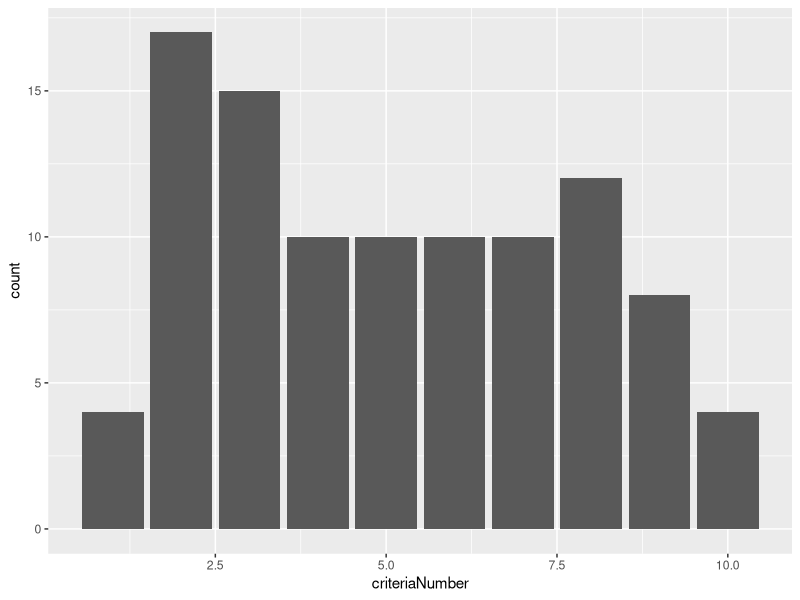

Source code (R):
## ---- chunk 1
knitr::opts_chunk$set(collapse = TRUE, echo = TRUE)
  
## ---- chunk 2
# used later to calculate elapsed Time-----------------------------------------
startTime <- proc.time()

# set seed---------------------------------------------------------------------
set.seed(336)

# load pacakges----------------------------------------------------------------
library(tidyverse)
library(knitr)
library(caret)
library(magrittr)  # for using pipes (%>%)

# parameter initialization-----------------------------------------------------
kTotalNumOfApp <- 100
kTotalNumOfAppDatasets <- 100
kTotalNumOfFeat <- 20
kTotalNumOfCriterions <- 10

# lists for storing datasets for debugging-------------------------------------
  # list of all applicant datasets (for companies C-1 to C-100)
  # where appDatasetList[[z]] is the applicant dataset for the 
  # z'th company (C-z). Also, making lists for storing the train  
  # and test subsets of appDatasetList[[z]]
appDatasetList <- list()
appDatasetListTrainData <- list()
appDatasetListTestData <- list()

# list for storing models (M-1 to M-100, corresp to C-1 to C-100)--------------
modelsList <- list()

# more on this in later code---------------------------------------------------
criteriaNumberRecord <- c(rep(NA, times = kTotalNumOfAppDatasets))

# stores labels as returned by running User1's AFV through models M-1 to M-100
myPersonalizedLabels <- c()

# user interface---------------------------------------------------------------
print(sprintf(">> Simulation Part-1: total iterations = %i", 
             kTotalNumOfAppDatasets), quote = FALSE)

print("     Running...", quote = FALSE)


## ---- chunk 3
# Part-1: Build 100 models M-1 to M-100 corresp to C-1 to C-100----------------
for (z in 1:kTotalNumOfAppDatasets){
  
  # filling applicant dataset (tmpAppDatasetConstrutor) of C-z-----------------    
    # Generate 20 random numbers (single row in the applicant dataset of a com-
    # -pany) for each of the total num of app (100) = raw applicant dataset
    # for C-z
  tmpAppDatasetConstructor <- matrix(NA, nrow = kTotalNumOfApp, 
                                     ncol = kTotalNumOfFeat)
  
  for (i in 1:kTotalNumOfApp){
    temp <- runif(kTotalNumOfFeat, 0, 1)
    temp <- temp > (runif(1, 0, 1))
    tmpAppDatasetConstructor[i, ] <- temp
  }
   
  # converting raw appDataset for C-z from logical(TRUE/FALSE) to numeric (0/1)
  tmpAppDatasetConstructor <- apply(tmpAppDatasetConstructor, c(1, 2), 
                                    as.integer)
  
  # defining row and column names for tmpAppDatasetConstructor
  tempRowNamesVec <- c(rep(NA, times = nrow(tmpAppDatasetConstructor)))
  for (p in 1:nrow(tmpAppDatasetConstructor)){
    tempRowNamesVec[p] <- sprintf("App-%i", p)
  }
  
  rownames(tmpAppDatasetConstructor) <- tempRowNamesVec
  colnames(tmpAppDatasetConstructor) <- c("hi sch deg?", 
  "hi sch deg highest hns?",	"clg deg in Econ/SocSc/CS?",	
  "highest hns in any cleg deg?",	
  "crsewrk in quant sub e.g Lin Alg, Calculus?",	
  "strong grades (e.g >90%) in any qnt sub?",	"grad sch deg?",	
  "grad sch deg highest hns?", "R/MATLAB/STATA/SAS + fmlr?",	
  "R/MATLAB/..+prty cmfrtble?",	
  "gen purp prg lng (e.g. Python) + fmlr?",	
  "gen purp prg lng (e.g. Python) + prty cmf?",	
  "dtabse mng sys (e.g MySQl ..) + fmlr?",	
  "dtabse mng sys (e.g MySQl ..) + pr cmf?", "Hadoop/Apache Spark+ fmlr?",
  "Hadoop/Apache Spark prty cmfrtable?",	
  "exp estmting eco'ric mod in prg lng's?",	"exp in experimental design?",
  "Prev rsrch exp/ frml empl?",	"rec any awards/fellowships/schlrships?")
  
  
  # logic correction in raw 'tmpAppDatasetConstructor'-------------------------
    # each row of tmpAppDatasetConstructor contains randomly distributed 0's 
    # and 1's. Given the colnames (features) these raw 0's and 1's will have
    # logical errors, each row in turn needs to be checked for possible
    # logical inconsistencies and be corrected if found.
  
  # e.g.of logical mistake corrected: If rec hi sch deg with hns is TRUE(1) 
  # then rec hi sc deg cannot be false(0). Similar to this all the column
  # numbers in 'colNumWithPotClash' has a potential for a clash with other
  # columns. Look at the colnames to learn more.
  
  colNumWithPotClash <- c(2, 4, 6, 8, 10, 12, 14, 20) 
  for (l in 1:nrow(tmpAppDatasetConstructor)){
    for (m in 1:length(colNumWithPotClash)){
      if (tmpAppDatasetConstructor[l, colNumWithPotClash[m]] == 1){
        if (tmpAppDatasetConstructor[l, (colNumWithPotClash[m] - 1)] == 0){
          tmpAppDatasetConstructor[l, (colNumWithPotClash[m] - 1)] <- 1
        }
        else{
          next
        }
      }
      else{
        next
      }
    }
  }
  
  # another type of logical mistake corrected----------------------------------
    # Type of logical mistake corrected (or treat it as an assumption): If grad 
    # sch deg rec =TRUE, then both cleg deg rec and hi sch deg rec must be TRUE
  
  for (n in 1:nrow(tmpAppDatasetConstructor)){
    if (tmpAppDatasetConstructor[n, 7] == 1){
      if ((tmpAppDatasetConstructor[n, 3]) == 1 &&
        (tmpAppDatasetConstructor[n, 1] == 1)){
        next
      }
      else{
        tmpAppDatasetConstructor[n, 3] <- 1
        tmpAppDatasetConstructor[n, 1] <- 1
      }
    }
    else{
      if (tmpAppDatasetConstructor[n, 3] == 1){
        if (tmpAppDatasetConstructor[n, 1] == 0){
          tmpAppDatasetConstructor[n, 1] <- 1
        }
        else{
          next
        }
      }
      else{
        next
      }
    }
  }
  
  # coerce from type 'matrix' to type 'data.frame', for ease in handling
  tmpAppDatasetConstructor <- as.data.frame(tmpAppDatasetConstructor)
  
  # label construction for 'tmpAppDatasetConstructor'--------------------------
    # labels construction for tmpAppDatsetConstructor using a randomly chosen
    # criteria (out of a total of 10 criterions). Each criteria has a 
    # 'degree of selectivity' associated with it (scale ranging from 1 to 10), 
    #  such that criteria-1 is most selective (10/10), criteria-2 (9/10) ... 
    # criteria-10 (1/10, least selective).
    
    # Degree of selectivity is meant to associate a company with a particular 
    # selection criteria. This is done for simulation purposes, to generate  
    # labels for our applicant dataset. The purpose of this criterion system,
    # is to try to simulate the real world differences in selection criteria,
    # between companies and serve as a good representative of the total set
    # of possible criterions out there.
  
  # randomly choose a criteria number for C-z----------------------------------
  criteriaNumber <- sample(c(1:kTotalNumOfCriterions), 1)
  
  # initialize the labels column with NA's
  labelsForTmpAppDataset <- as.data.frame(matrix(NA, 
                                         nrow = nrow(tmpAppDatasetConstructor),
                                         ncol = 1))
  
  # Almost all criterions below (total 10) have a general theme, which they 
  # use to automatically label training data for simulation purposes. So, for 
  # a particular training example (a single row in the applicant dataset for a
  # particular company), a label of 1 is assigned if the number of "1's" in 
  # the row are greater or equal to a particular threshold. Next, a label of 
  # zero is assigned, if the number of "1's" in the row are less than equal to 
  # a particular threshold. For rest of the cases, a 'custom' decision making 
  # mechanism is employed, which if satisfied, then the row is labelled as '1' 
  # , else '0'. Think of '1' as representing 'presence of a quality', and of
  # '0' as 'absence of a quality'. 
  
  switch(criteriaNumber,
         "1" = for (q in 1:nrow(tmpAppDatasetConstructor)){
           if (sum(tmpAppDatasetConstructor[q, ]) >= 18){
             labelsForTmpAppDataset[q, ] <- 1
           }
           else if (sum(tmpAppDatasetConstructor[q, ]) <= 14){
             labelsForTmpAppDataset[q, ] <- 0
           }
           else{
             if ((tmpAppDatasetConstructor[q, 2] == 1) && 
               (tmpAppDatasetConstructor[q, 4] == 1) && 
               (tmpAppDatasetConstructor[q, 6] == 1) && 
               (tmpAppDatasetConstructor[q, 10] == 1) && 
               (tmpAppDatasetConstructor[q, 19] == 1) && 
               (tmpAppDatasetConstructor[q, 12] == 1)){
               
               labelsForTmpAppDataset[q, ] <- 1
             }
             else{
               labelsForTmpAppDataset[q, ] <- 0
             }
           }
         },
         
         "2" = for (q in 1:nrow(tmpAppDatasetConstructor)){
           if (sum(tmpAppDatasetConstructor[q, ]) >= 17){
             labelsForTmpAppDataset[q, ] <- 1
           }
           else if (sum(tmpAppDatasetConstructor[q, ]) <= 13){
             labelsForTmpAppDataset[q, ] <- 0
           }
           else{
             if ((tmpAppDatasetConstructor[q, 2] == 1) &&
                (tmpAppDatasetConstructor[q, 4] == 1) && 
                (tmpAppDatasetConstructor[q, 6] == 1) && 
                (tmpAppDatasetConstructor[q, 10] == 1) &&
                (tmpAppDatasetConstructor[q, 12] == 1)){
               
               labelsForTmpAppDataset[q, ] <- 1
             }
             else{
               labelsForTmpAppDataset[q, ] <- 0
             }
           }
         },
         
         "3" = for (q in 1:nrow(tmpAppDatasetConstructor)){
           if (sum(tmpAppDatasetConstructor[q, ]) >= 16){
             labelsForTmpAppDataset[q, ] <- 1
           }
           else if (sum(tmpAppDatasetConstructor[q, ]) <= 12){
             labelsForTmpAppDataset[q, ] <- 0
           }
           else{
             if ((tmpAppDatasetConstructor[q, 2] == 1) && 
                (tmpAppDatasetConstructor[q, 4] == 1) && 
                (tmpAppDatasetConstructor[q, 6] == 1) &&
                (tmpAppDatasetConstructor[q, 10] == 1) && 
                (tmpAppDatasetConstructor[q, 11] == 1) && 
                (tmpAppDatasetConstructor[q, 14] == 1) && 
                (tmpAppDatasetConstructor[q, 15] == 1)){
               
               labelsForTmpAppDataset[q, ] <- 1
             }
             else{
               labelsForTmpAppDataset[q, ] <- 0
             }
           }
         },
         
         "4" = for (q in 1:nrow(tmpAppDatasetConstructor)){
           if (sum(tmpAppDatasetConstructor[q, ]) >= 15){
             labelsForTmpAppDataset[q, ] <- 1
           }
           else if (sum(tmpAppDatasetConstructor[q, ]) <= 11){
             labelsForTmpAppDataset[q, ] <- 0
           }
           else{
             if ((tmpAppDatasetConstructor[q, 2] == 1) && 
                (tmpAppDatasetConstructor[q, 4] == 1) && 
                (tmpAppDatasetConstructor[q, 6] == 1) && 
                (tmpAppDatasetConstructor[q, 10] == 1) &&
                (tmpAppDatasetConstructor[q, 11] == 1) &&
                (tmpAppDatasetConstructor[q, 14] == 1)){
               
               labelsForTmpAppDataset[q, ] <- 1
             }
             else{
               labelsForTmpAppDataset[q, ] <- 0
             }
           }
         },
         
         "5" = for (q in 1:nrow(tmpAppDatasetConstructor)){
           if (sum(tmpAppDatasetConstructor[q, ]) >= 14){
             labelsForTmpAppDataset[q, ] <- 1
           }
           else if (sum(tmpAppDatasetConstructor[q, ]) <= 10){
             labelsForTmpAppDataset[q, ] <- 0
           }
           else{
             if ((tmpAppDatasetConstructor[q, 2] == 1) && 
                (tmpAppDatasetConstructor[q, 4] == 1) && 
                (tmpAppDatasetConstructor[q, 6] == 1) && 
                (tmpAppDatasetConstructor[q, 10] == 1) && 
                (tmpAppDatasetConstructor[q, 11] == 1)){
               
               labelsForTmpAppDataset[q, ] <- 1
             }
             else{
               labelsForTmpAppDataset[q, ] <- 0
             }
           }
         },
         
         "6" = for (q in 1:nrow(tmpAppDatasetConstructor)){
           if (sum(tmpAppDatasetConstructor[q, ]) >= 13){
             if ((tmpAppDatasetConstructor[q, 4] == 1) && 
                (tmpAppDatasetConstructor[q, 6] == 1)){
               
               labelsForTmpAppDataset[q, ] <- 1
             }
             else{
               labelsForTmpAppDataset[q, ] <- 0
             }
             
           }
           else if (sum(tmpAppDatasetConstructor[q, ]) <= 9){
             labelsForTmpAppDataset[q, ] <- 0
           }
           else{
             if ((tmpAppDatasetConstructor[q, 4] == 1) && 
                (tmpAppDatasetConstructor[q, 6] == 1) && 
                (tmpAppDatasetConstructor[q, 9] == 1) && 
                (tmpAppDatasetConstructor[q, 17] == 1)){
               
               labelsForTmpAppDataset[q, ] <- 1
             }
             else{
               labelsForTmpAppDataset[q, ] <- 0
             }
           }
         },
         
         "7" = for (q in 1:nrow(tmpAppDatasetConstructor)){
           if (sum(tmpAppDatasetConstructor[q, ]) >= 12){
             if ((tmpAppDatasetConstructor[q, 3] == 1) && 
                (tmpAppDatasetConstructor[q, 6] == 1) && 
                (tmpAppDatasetConstructor[q, 9] == 1)){
               
               labelsForTmpAppDataset[q, ] <- 1
             }
             else{
               labelsForTmpAppDataset[q, ] <- 0
             }
             
           }
           else if (sum(tmpAppDatasetConstructor[q, ]) <= 8){
             labelsForTmpAppDataset[q, ] <- 0
           }
           else{
             if ((tmpAppDatasetConstructor[q, 3] == 1) &&
                (tmpAppDatasetConstructor[q, 6] == 1) &&
                (tmpAppDatasetConstructor[q, 10] == 1)){
               
               labelsForTmpAppDataset[q, ] <- 1
             }
             else{
               labelsForTmpAppDataset[q, ] <- 0
             }
           }
         },
         
         "8" = for (q in 1:nrow(tmpAppDatasetConstructor)){
           if (sum(tmpAppDatasetConstructor[q, ]) >= 11){
             if ((tmpAppDatasetConstructor[q, 3] == 1) &&
                (tmpAppDatasetConstructor[q, 6] == 1) &&
                (tmpAppDatasetConstructor[q, 12] == 1)){
               
               labelsForTmpAppDataset[q, ] <- 1
             }
             else{
               labelsForTmpAppDataset[q, ] <- 0
             }
             
           }
           else if (sum(tmpAppDatasetConstructor[q, ]) <= 7){
             labelsForTmpAppDataset[q, ] <- 0
           }
           else{
             if ((tmpAppDatasetConstructor[q, 3] == 1) &&
                (tmpAppDatasetConstructor[q, 6] == 1) &&
                (tmpAppDatasetConstructor[q, 12] == 1) &&
                (tmpAppDatasetConstructor[q, 16] == 1)){
               
               labelsForTmpAppDataset[q, ] <- 1
             }
             else{
               labelsForTmpAppDataset[q, ] <- 0
             }
           }
         },
         
         "9" = for (q in 1:nrow(tmpAppDatasetConstructor)){
           if (sum(tmpAppDatasetConstructor[q, ]) >= 10){
             if ((tmpAppDatasetConstructor[q, 4] == 1) &&
                (tmpAppDatasetConstructor[q, 6] == 1) &&
                (tmpAppDatasetConstructor[q, 17] == 1)){
               
               labelsForTmpAppDataset[q, ] <- 1
             }
             else{
               labelsForTmpAppDataset[q, ] <- 0
             }
             
           }
           else if (sum(tmpAppDatasetConstructor[q, ]) <= 6){
             labelsForTmpAppDataset[q, ] <- 0
           }
           else{
             if ((tmpAppDatasetConstructor[q, 4] == 1) &&
                (tmpAppDatasetConstructor[q, 6] == 1) &&
                (tmpAppDatasetConstructor[q, 10] == 1) &&
                (tmpAppDatasetConstructor[q, 17] == 1)){
               
               labelsForTmpAppDataset[q, ] <- 1
             }
             else{
               labelsForTmpAppDataset[q, ] <- 0
             }
           }
         },
         
         "10" = for (q in 1:nrow(tmpAppDatasetConstructor)){
           if (sum(tmpAppDatasetConstructor[q, ]) >= 9){
             if ((tmpAppDatasetConstructor[q, 3] == 1) &&
                (tmpAppDatasetConstructor[q,6] == 1) && 
                (tmpAppDatasetConstructor[q, 12] == 1) &&
                (tmpAppDatasetConstructor[q, 16] == 1)){
               
               labelsForTmpAppDataset[q, ] <- 1  
             }
             else{
               labelsForTmpAppDataset[q, ] <- 0
             }
             
           }
           else if (sum(tmpAppDatasetConstructor[q, ]) <= 5){
             labelsForTmpAppDataset[q, ] <- 0
           }
           else{
             if ((tmpAppDatasetConstructor[q, 3] == 1) &&
                (tmpAppDatasetConstructor[q, 6] == 1) &&
                (tmpAppDatasetConstructor[q, 12] == 1) &&
                (tmpAppDatasetConstructor[q, 14] == 1) &&
                (tmpAppDatasetConstructor[q, 16] == 1) &&
                (tmpAppDatasetConstructor[q, 19] == 1)){
               
               labelsForTmpAppDataset[q, ] <- 1
             }
             else{
               labelsForTmpAppDataset[q, ] <- 0
             }
           }
         })  # switch statement ends here
  
  # storing criteria number of C-z for later reference-------------------------
  criteriaNumberRecord[z] <- criteriaNumber 
  
  # stacking 'labels' column at the end of tmpAppDatasetConstructor------------
    # It turns out that labels generated from the above process leads to 
    # 'perfect separation' in data. This happens because in all of the 
    # criterions we use some sort of thresholding (above which label is 1, 
    #  below which label is 0) which leads to such an effect. So to deal with 
    # this issue we add regularization to our model via the 'caret' package 
    # using the method glmnet. This will help to reduce the extent of 
    # overfitting in the model and help to make the model more generalizable 
    # and also intuitive for simulation purposes.
  tmpAppDatasetConstructor[, (kTotalNumOfFeat+1)] <- (labelsForTmpAppDataset
                                                      %>% as.data.frame())
                                                     
  colnames(tmpAppDatasetConstructor)[kTotalNumOfFeat+1] <- "labels"
  
  # setting various controls for training of the model-------------------------
  indexTrainTmp <- createDataPartition(tmpAppDatasetConstructor$labels,
                                       p = 0.70, list = FALSE)
  trainingSetTmp <- tmpAppDatasetConstructor[indexTrainTmp, ]  # training set
  testSetTmp <- tmpAppDatasetConstructor[-indexTrainTmp, ]  # test set
  controlsTmp <- trainControl(method = "repeatedcv", repeats = 5)
  
  # setting up a search grid for k fold cross validation-----------------------
    # below search grid contains only one value each for 'alpha' and 'lambda',
    # this is because I have already trained and tuned the model several times
    # and the below values are the optimal ones as they performed best on avg
    # in k fold cross validation. Note alpha = 1 (lasso penalty), alpha = 0,
    # (ridge penalty). See ?glmnet for more details.
  searchGridTmp <- expand.grid(alpha = 0.07206841, lambda = 0.03755844) 
  
  # training using caret package's 'glmnet' method-----------------------------
  modelsList[[z]] <- train(x = trainingSetTmp[, 1:kTotalNumOfFeat], 
                           y = as.factor(
                               trainingSetTmp[, (kTotalNumOfFeat+1)]), 
                           method = "glmnet", 
                           metric = "Accuracy",
                           trControl = controlsTmp,
                           tuneGrid = searchGridTmp
                          )
  
  # constructing User1's applicant feature vector------------------------------
    # 'myAppFeatVec' would then be feeded to model M-z (corresponding to compa-
    # -ny C-z) to get a label L-z, which will then be stored in 
    # 'myPersonalizedLabels' vector.
  myAppFeatVec <- as.numeric(c(1, 1, 1, 1, 1, 1, 1, 0, 0, 0, 
                               1, 1, 0, 0, 1, 1, 0, 1, 0, 1))
  myAppFeatVec <- as.data.frame(matrix(myAppFeatVec, 1, kTotalNumOfFeat))
  colnames(myAppFeatVec) <- (colnames(tmpAppDatasetConstructor)[
    1:kTotalNumOfFeat])
  lbl <- predict.train(modelsList[[z]], newdata = myAppFeatVec, type = "raw")
  lbl <- as.numeric(lbl)
  myPersonalizedLabels <- append(myPersonalizedLabels, lbl)

  # store datasets for future reference----------------------------------------
    # transfer 'tmpAppDatasetConstructor' to appDatasetList[[z]] (corresponding 
    # to company C-z) and also storing in two seperate lists the corresponding
    # train and test sets for each applicant dataset.
  appDatasetList[[z]] <- tmpAppDatasetConstructor
  appDatasetListTrainData[[z]] <- tmpAppDatasetConstructor[indexTrainTmp, ]
  appDatasetListTestData[[z]] <-  tmpAppDatasetConstructor[-indexTrainTmp, ]
  
  # user interface-------------------------------------------------------------
  if (z != kTotalNumOfAppDatasets){
    print(sprintf("  Iteration %i/%i: Complete...", z, kTotalNumOfAppDatasets),
           quote = FALSE)
    }else{
      print(sprintf("  Iteration %i/%i: Complete", z, kTotalNumOfAppDatasets))
    }
    
}  # top most for loop for Part 1 ends here.

# accuracy stats of the 100 models trained above-------------------------------
accuracyModelsList <- lapply(modelsList, function(x) x$results$Accuracy)
minAccuracyModelsList <- min(as.numeric(accuracyModelsList))
maxAccuracyModelsList <- max(as.numeric(accuracyModelsList))

# Part-1 ends here-------------------------------------------------------------

## ---- chunk 4
colNotToDisplay <- c(5:20)
knitr::kable(
  appDatasetList[[1]][1:5, -colNotToDisplay],
  caption = "Applicant Dataset: Structure"
)
## ---- chunk 5
print(colnames(appDatasetList[[1]]))
## ---- chunk 6
criteriaNumberRecord
## ---- chunk 7
tmpCritRecDataFrame <- as.data.frame(criteriaNumberRecord)
colnames(tmpCritRecDataFrame) <- "criteriaNumber"
ggplot(data = tmpCritRecDataFrame) + geom_bar(mapping = aes(x = criteriaNumber))

## ---- chunk 8
modelsList[[1]]
## ---- chunk 9
matrix(myAppFeatVec, 1, 20)
## ---- chunk 10
matrix(myPersonalizedLabels,1,100)
## ---- chunk 11

# user interface---------------------------------------------------------------
print("-----------------------------------------------", quote = FALSE)
print(">> Simulation Part-2", quote = FALSE)
print("     Running...", quote = FALSE)

# initializing companyDataset matrix (sans labels)----------------------------- 
kTotalNumOfComp <- kTotalNumOfAppDatasets
companyDataset <- matrix(NA, kTotalNumOfComp, kTotalNumOfFeat)

# filling company dataset------------------------------------------------------
  # Generate 20 random numbers (single row in the company dataset or in other
  # words a feature vector for a single company) for each of 100 companies.
  # This will give us the 'raw' companyDataset.
companyDataset <- apply(companyDataset, 1, 
                        function(x) x <- runif(kTotalNumOfFeat, 0, 1))
companyDataset <- apply(companyDataset, 1, function(x) x <- (x > runif(1, 0, 1)))

# converting company dataset from logical(T/F) to numeric(0/1)-----------------
companyDataset <- apply(companyDataset, c(1, 2), as.integer)

# constructing rownames for company dataset------------------------------------
tempRowNamesVec <- c(rep(NA, times = kTotalNumOfComp))
for (b in 1:nrow(companyDataset)){
  tempRowNamesVec[b] <- sprintf("Company-%i", b)
}

# assigning names to rows and columns of the companyDataset-------------------
rownames(companyDataset) <- tempRowNamesVec
colnames(companyDataset) <- c("emplyrUniversity?", "emplyrPrivateComp?", 
"emplyrNGO?",	"emplyrListedOnAStockExchange?",	"emplyrWorkTypeResearch?",
"emplyrISO9001OrOtherEqvlentCompliant?",	"emplyrLessThan1YrOldInItsSec?",
"emplyrGreaterThan10YrsOldInItsSec?", "NumOfEmployeesLessThan100?",
"NumOfEmployeesGreaterThan1000?", "emplyrCountAsOneOfTop50InItsSector?",
"emplyrInternationallyRecognizedViaItsWork?",	
"emplyrInternationalPhysicalPresence?", "emplyrRecipientOfAwardsInRecogOfWork?",
"emplyrHireOnlyLocallyLessCulturalDiversity?",	
"emplyrPerformPoorOnSocialRespIndexLikeCSR?",	
"emplyrHasSignificantOnlinePresence?", "emplyrSignifSpendingInRandD?",	
"emplyrSignifSpendOnGrowingTechLikeAI?", "emplyrAnyControversialHistory?")

# logic corrections in the company Dataset-------------------------------------
  # I will correct 1 mistake at a time for better interpretability of the code.
  # This comes at the cost of using more  for loops then needed.

# type of logic correction: employer for a single row in the company dataset 
# can be only 'one' of the various types (see column names above for more info)
for (v in 1:nrow(companyDataset)){
  if (sum(companyDataset[v, 1], companyDataset[v, 2], 
         companyDataset[v, 3]) != 1){
    if (sum(companyDataset[v, 1], companyDataset[v, 2], 
           companyDataset[v, 3]) == 0){
      next
    }
    else{
      tmpVar <- sample(c(1, 2, 3), 3)
      companyDataset[v, tmpVar[1]] <- 1
      companyDataset[v, tmpVar[2]] <- 0
      companyDataset[v, tmpVar[3]] <- 0
      
    }
  }
  else{
    next
  }
}

# type of logic correction: If 'emplyr listed on a stock exchange == TRUE',
# then emplyr cannot be a University OR NGO.
for (w in 1:nrow(companyDataset)){
  if (companyDataset[w, 4] == 1){
    if ((companyDataset[w, 1] == 1) || (companyDataset[w, 3] == 1)){
      companyDataset[w, 1] <- 0
      companyDataset[w, 3] <- 0
    }
    else{
      next
    }
  }
  else{
    next
  }
}

# type of logic correction: employer cannot be both (less than 1yr old) AND 
# (greater than 10 yrs old)
for (x in 1:nrow(companyDataset)){
  if ((companyDataset[x, 7] == 1) && (companyDataset[x, 8] == 1)){
    tmpVar <- sample(c(7, 8), 2)
    companyDataset[x, tmpVar[1]] <- 1
    companyDataset[x, tmpVar[2]] <- 0
  }
  else{
    next
  }
}

# type of logical correction: If employer has international physical presence,
# then, it is internationally recognized via its work.
for (y in 1:nrow(companyDataset)){
  if (companyDataset[y, 13] == 1){
    if (companyDataset[y, 12] == 0){
      companyDataset[y, 12] <- 1
    }
    else{
      next
    }
  }
  else{
    next
  }
}

# type of logical mistake corrected: total number of employees cannot be both
# (less than 100) AND (greater than 1000)
for (a in 1:nrow(companyDataset)){
  if ((companyDataset[a, 9] == 1) && (companyDataset[a,10] == 1)){
    tmpVar <- sample(c(9, 10), 2)
    companyDataset[a, tmpVar[1]] <- 1
    companyDataset[a, tmpVar[2]] <- 0
  }
  else{
    next
  }
}

# coercing company dataset into type data.frame--------------------------------
companyDataset <- as.data.frame(companyDataset)

# stacking 'myPersonalizedLabels' (generated in 'Part-1') last column of the
# company dataset.
companyDataset[, (ncol(companyDataset)+1)] <- (myPersonalizedLabels %>% 
                                                as.data.frame()) 
colnames(companyDataset)[kTotalNumOfFeat+1] <- "labels"

# setting various controls for training of the model---------------------------
indexTrain <- createDataPartition(companyDataset$labels, p = 0.70,
                                  list = FALSE)
trainingSet <- companyDataset[indexTrain, ]
testSet <- companyDataset[-indexTrain, ]
controls <- trainControl(method = "repeatedcv", 
                         repeats = 5) 
                        
# setting up a search grid for k fold cross validation-------------------------
# below search grid contains only one value each for 'alpha' and 'lambda',
# this is because I have already trained and tuned the model several times
# and the below values are the optimal ones as they performed best on avg
# in k fold cross validation. Note alpha = 1 (lasso penalty), alpha = 0,
# (ridge penalty). See ?glmnet for more details.

searchGrid <- expand.grid(alpha = 0.01385693, lambda = 1.720017)

# user interface---------------------------------------------------------------
print("     Training Personalized Job Classifier...", quote = FALSE)

# training PersonalizedJobClassifier using caret package's 'glmnet' method-----
personalizedJobClassifier <- train(x = trainingSet[, 1:kTotalNumOfFeat], 
                                   y = as.factor(
                                     trainingSet[, (kTotalNumOfFeat+1)]), 
                                   method = "glmnet", 
                                   metric = "Accuracy",
                                   trControl = controls,
                                   tuneGrid = searchGrid
                                   )

# total time elapsed-----------------------------------------------------------
elapsedTime <- proc.time() - startTime
elapsedTime <- as.vector(elapsedTime)

# user interface---------------------------------------------------------------
print(">> Done!", quote = FALSE)
print(sprintf(">> Elapsed Time (in min): %f", ((elapsedTime[3])/60)),
       quote = FALSE)

# end of code------------------------------------------------------------------
## ---- chunk 12
colNotToDisplay <- c(5:20)
knitr::kable(
  companyDataset[1:5, -colNotToDisplay],
  caption = "Company Dataset: Structure")
## ---- chunk 13
colnames(companyDataset)
## ---- chunk 14
personalizedJobClassifier
## ---- chunk 15
print("```{r chunkName, option1, option2,...}", quote = FALSE)
print("code line 1... ", quote = FALSE)
print("code line 2... ", quote = FALSE)
print("...", quote = FALSE)
print("```", quote = FALSE)
